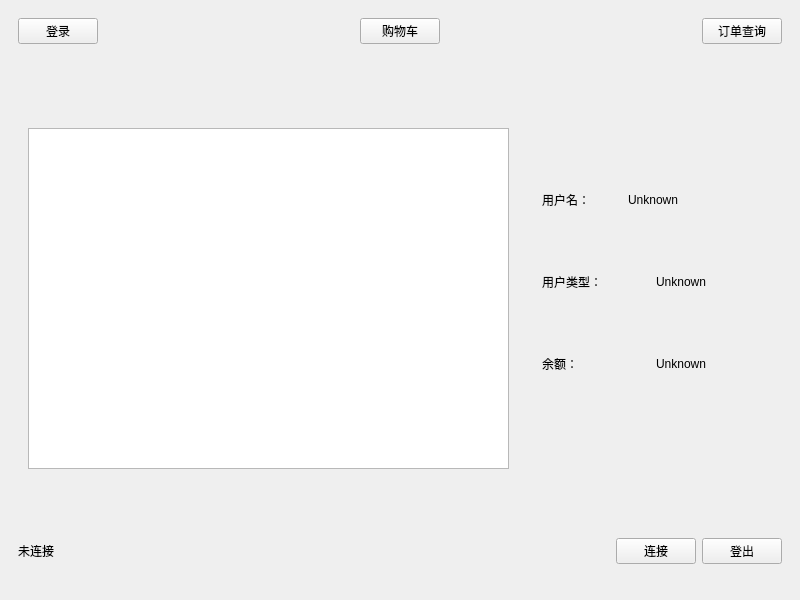
<?xml version="1.0" encoding="UTF-8"?>
<ui version="4.0">
 <class>MainWindow</class>
 <widget class="QMainWindow" name="MainWindow">
  <property name="geometry">
   <rect>
    <x>0</x>
    <y>0</y>
    <width>800</width>
    <height>600</height>
   </rect>
  </property>
  <property name="windowTitle">
   <string>MainWindow</string>
  </property>
  <widget class="QWidget" name="centralwidget">
   <layout class="QVBoxLayout" name="verticalLayout">
    <item>
     <widget class="QWidget" name="widget" native="true">
      <property name="maximumSize">
       <size>
        <width>16777215</width>
        <height>60</height>
       </size>
      </property>
      <layout class="QHBoxLayout" name="horizontalLayout">
       <item>
        <widget class="QPushButton" name="btn_login">
         <property name="text">
          <string>登录</string>
         </property>
        </widget>
       </item>
       <item>
        <spacer name="horizontalSpacer">
         <property name="orientation">
          <enum>Qt::Horizontal</enum>
         </property>
         <property name="sizeHint" stdset="0">
          <size>
           <width>40</width>
           <height>20</height>
          </size>
         </property>
        </spacer>
       </item>
       <item>
        <widget class="QPushButton" name="btn_chart">
         <property name="text">
          <string>购物车</string>
         </property>
        </widget>
       </item>
       <item>
        <spacer name="horizontalSpacer_2">
         <property name="orientation">
          <enum>Qt::Horizontal</enum>
         </property>
         <property name="sizeHint" stdset="0">
          <size>
           <width>40</width>
           <height>20</height>
          </size>
         </property>
        </spacer>
       </item>
       <item>
        <widget class="QPushButton" name="btn_order">
         <property name="text">
          <string>订单查询</string>
         </property>
        </widget>
       </item>
      </layout>
     </widget>
    </item>
    <item>
     <widget class="QWidget" name="widget_3" native="true">
      <layout class="QHBoxLayout" name="horizontalLayout_3">
       <item>
        <widget class="QScrollArea" name="scrollArea">
         <property name="maximumSize">
          <size>
           <width>500</width>
           <height>16777215</height>
          </size>
         </property>
         <property name="frameShape">
          <enum>QFrame::NoFrame</enum>
         </property>
         <property name="widgetResizable">
          <bool>true</bool>
         </property>
         <widget class="QWidget" name="scrollAreaWidgetContents">
          <property name="geometry">
           <rect>
            <x>0</x>
            <y>0</y>
            <width>500</width>
            <height>420</height>
           </rect>
          </property>
          <widget class="QWidget" name="widget_search" native="true">
           <property name="geometry">
            <rect>
             <x>10</x>
             <y>10</y>
             <width>481</width>
             <height>41</height>
            </rect>
           </property>
          </widget>
          <widget class="QListWidget" name="listWidget">
           <property name="geometry">
            <rect>
             <x>10</x>
             <y>60</y>
             <width>481</width>
             <height>341</height>
            </rect>
           </property>
          </widget>
         </widget>
        </widget>
       </item>
       <item>
        <widget class="QWidget" name="widget_4" native="true">
         <layout class="QVBoxLayout" name="verticalLayout_2">
          <item>
           <spacer name="verticalSpacer">
            <property name="orientation">
             <enum>Qt::Vertical</enum>
            </property>
            <property name="sizeHint" stdset="0">
             <size>
              <width>20</width>
              <height>40</height>
             </size>
            </property>
           </spacer>
          </item>
          <item>
           <widget class="QWidget" name="widget_5" native="true">
            <layout class="QHBoxLayout" name="horizontalLayout_4">
             <item>
              <widget class="QLabel" name="label">
               <property name="maximumSize">
                <size>
                 <width>80</width>
                 <height>16777215</height>
                </size>
               </property>
               <property name="text">
                <string>用户名：</string>
               </property>
              </widget>
             </item>
             <item>
              <widget class="QLabel" name="label_name">
               <property name="text">
                <string>Unknown</string>
               </property>
              </widget>
             </item>
            </layout>
           </widget>
          </item>
          <item>
           <spacer name="verticalSpacer_3">
            <property name="orientation">
             <enum>Qt::Vertical</enum>
            </property>
            <property name="sizeType">
             <enum>QSizePolicy::Fixed</enum>
            </property>
            <property name="sizeHint" stdset="0">
             <size>
              <width>20</width>
              <height>40</height>
             </size>
            </property>
           </spacer>
          </item>
          <item>
           <widget class="QWidget" name="widget_6" native="true">
            <layout class="QHBoxLayout" name="horizontalLayout_5">
             <item>
              <widget class="QLabel" name="label_3">
               <property name="text">
                <string>用户类型：</string>
               </property>
              </widget>
             </item>
             <item>
              <widget class="QLabel" name="label_type">
               <property name="text">
                <string>Unknown</string>
               </property>
              </widget>
             </item>
            </layout>
           </widget>
          </item>
          <item>
           <spacer name="verticalSpacer_4">
            <property name="orientation">
             <enum>Qt::Vertical</enum>
            </property>
            <property name="sizeType">
             <enum>QSizePolicy::Fixed</enum>
            </property>
            <property name="sizeHint" stdset="0">
             <size>
              <width>20</width>
              <height>40</height>
             </size>
            </property>
           </spacer>
          </item>
          <item>
           <widget class="QWidget" name="widget_7" native="true">
            <layout class="QHBoxLayout" name="horizontalLayout_6">
             <item>
              <widget class="QLabel" name="label_5">
               <property name="text">
                <string>余额：</string>
               </property>
              </widget>
             </item>
             <item>
              <widget class="QLabel" name="label_money">
               <property name="text">
                <string>Unknown</string>
               </property>
              </widget>
             </item>
            </layout>
           </widget>
          </item>
          <item>
           <spacer name="verticalSpacer_2">
            <property name="orientation">
             <enum>Qt::Vertical</enum>
            </property>
            <property name="sizeHint" stdset="0">
             <size>
              <width>20</width>
              <height>40</height>
             </size>
            </property>
           </spacer>
          </item>
         </layout>
        </widget>
       </item>
      </layout>
     </widget>
    </item>
    <item>
     <widget class="QWidget" name="widget_2" native="true">
      <property name="minimumSize">
       <size>
        <width>0</width>
        <height>80</height>
       </size>
      </property>
      <property name="maximumSize">
       <size>
        <width>16777215</width>
        <height>80</height>
       </size>
      </property>
      <layout class="QHBoxLayout" name="horizontalLayout_2">
       <item>
        <widget class="QLabel" name="label_connect">
         <property name="text">
          <string>未连接</string>
         </property>
        </widget>
       </item>
       <item>
        <spacer name="horizontalSpacer_3">
         <property name="orientation">
          <enum>Qt::Horizontal</enum>
         </property>
         <property name="sizeHint" stdset="0">
          <size>
           <width>40</width>
           <height>20</height>
          </size>
         </property>
        </spacer>
       </item>
       <item>
        <widget class="QPushButton" name="btn_connect">
         <property name="text">
          <string>连接</string>
         </property>
        </widget>
       </item>
       <item>
        <widget class="QPushButton" name="btn_logout">
         <property name="text">
          <string>登出</string>
         </property>
        </widget>
       </item>
      </layout>
     </widget>
    </item>
   </layout>
  </widget>
 </widget>
 <resources/>
 <connections/>
</ui>
